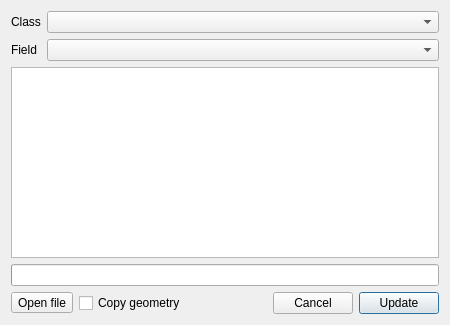
<?xml version="1.0" encoding="UTF-8"?>
<ui version="4.0">
 <class>UpdateDialog</class>
 <widget class="QDialog" name="UpdateDialog">
  <property name="geometry">
   <rect>
    <x>0</x>
    <y>0</y>
    <width>450</width>
    <height>325</height>
   </rect>
  </property>
  <property name="windowTitle">
   <string>Update objects</string>
  </property>
  <property name="windowIcon">
   <iconset theme="view-refresh"/>
  </property>
  <layout class="QGridLayout" name="gridLayout">
   <item row="0" column="1">
    <widget class="QComboBox" name="Class">
     <property name="sizePolicy">
      <sizepolicy hsizetype="Expanding" vsizetype="Fixed">
       <horstretch>0</horstretch>
       <verstretch>0</verstretch>
      </sizepolicy>
     </property>
     <property name="toolTip">
      <string>&lt;p&gt;Class of items to update fields.&lt;/p&gt;</string>
     </property>
    </widget>
   </item>
   <item row="4" column="0" colspan="2">
    <layout class="QHBoxLayout" name="horizontalLayout">
     <item>
      <widget class="QToolButton" name="openButton">
       <property name="text">
        <string>Open file</string>
       </property>
       <property name="icon">
        <iconset theme="document-open">
         <normaloff>.</normaloff>.</iconset>
       </property>
      </widget>
     </item>
     <item>
      <widget class="QCheckBox" name="Geometry">
       <property name="text">
        <string>Copy geometry</string>
       </property>
      </widget>
     </item>
     <item>
      <spacer name="horizontalSpacer">
       <property name="orientation">
        <enum>Qt::Horizontal</enum>
       </property>
       <property name="sizeHint" stdset="0">
        <size>
         <width>100</width>
         <height>0</height>
        </size>
       </property>
      </spacer>
     </item>
     <item>
      <widget class="QPushButton" name="cancelButton">
       <property name="text">
        <string>Cancel</string>
       </property>
      </widget>
     </item>
     <item>
      <widget class="QPushButton" name="procedButton">
       <property name="text">
        <string>Update</string>
       </property>
       <property name="default">
        <bool>true</bool>
       </property>
      </widget>
     </item>
    </layout>
   </item>
   <item row="2" column="0" colspan="2">
    <widget class="QListWidget" name="Values">
     <property name="toolTip">
      <string>&lt;p&gt;Attributes to copy&lt;/p&gt;</string>
     </property>
    </widget>
   </item>
   <item row="0" column="0">
    <widget class="QLabel" name="classLabel">
     <property name="text">
      <string>Class</string>
     </property>
    </widget>
   </item>
   <item row="3" column="0" colspan="2">
    <widget class="QProgressBar" name="progressBar"/>
   </item>
   <item row="1" column="1">
    <widget class="QComboBox" name="Field">
     <property name="toolTip">
      <string>&lt;p&gt;Field to compare.&lt;/p&gt;</string>
     </property>
    </widget>
   </item>
   <item row="1" column="0">
    <widget class="QLabel" name="fieldLabel">
     <property name="text">
      <string>Field</string>
     </property>
    </widget>
   </item>
  </layout>
 </widget>
 <resources/>
 <connections>
  <connection>
   <sender>openButton</sender>
   <signal>clicked()</signal>
   <receiver>UpdateDialog</receiver>
   <slot>OpenSource()</slot>
   <hints>
    <hint type="sourcelabel">
     <x>27</x>
     <y>298</y>
    </hint>
    <hint type="destinationlabel">
     <x>45</x>
     <y>465</y>
    </hint>
   </hints>
  </connection>
  <connection>
   <sender>cancelButton</sender>
   <signal>clicked()</signal>
   <receiver>UpdateDialog</receiver>
   <slot>reject()</slot>
   <hints>
    <hint type="sourcelabel">
     <x>317</x>
     <y>296</y>
    </hint>
    <hint type="destinationlabel">
     <x>310</x>
     <y>445</y>
    </hint>
   </hints>
  </connection>
  <connection>
   <sender>procedButton</sender>
   <signal>clicked()</signal>
   <receiver>UpdateDialog</receiver>
   <slot>accept()</slot>
   <hints>
    <hint type="sourcelabel">
     <x>389</x>
     <y>298</y>
    </hint>
    <hint type="destinationlabel">
     <x>394</x>
     <y>460</y>
    </hint>
   </hints>
  </connection>
 </connections>
 <slots>
  <slot>OpenSource()</slot>
 </slots>
</ui>
